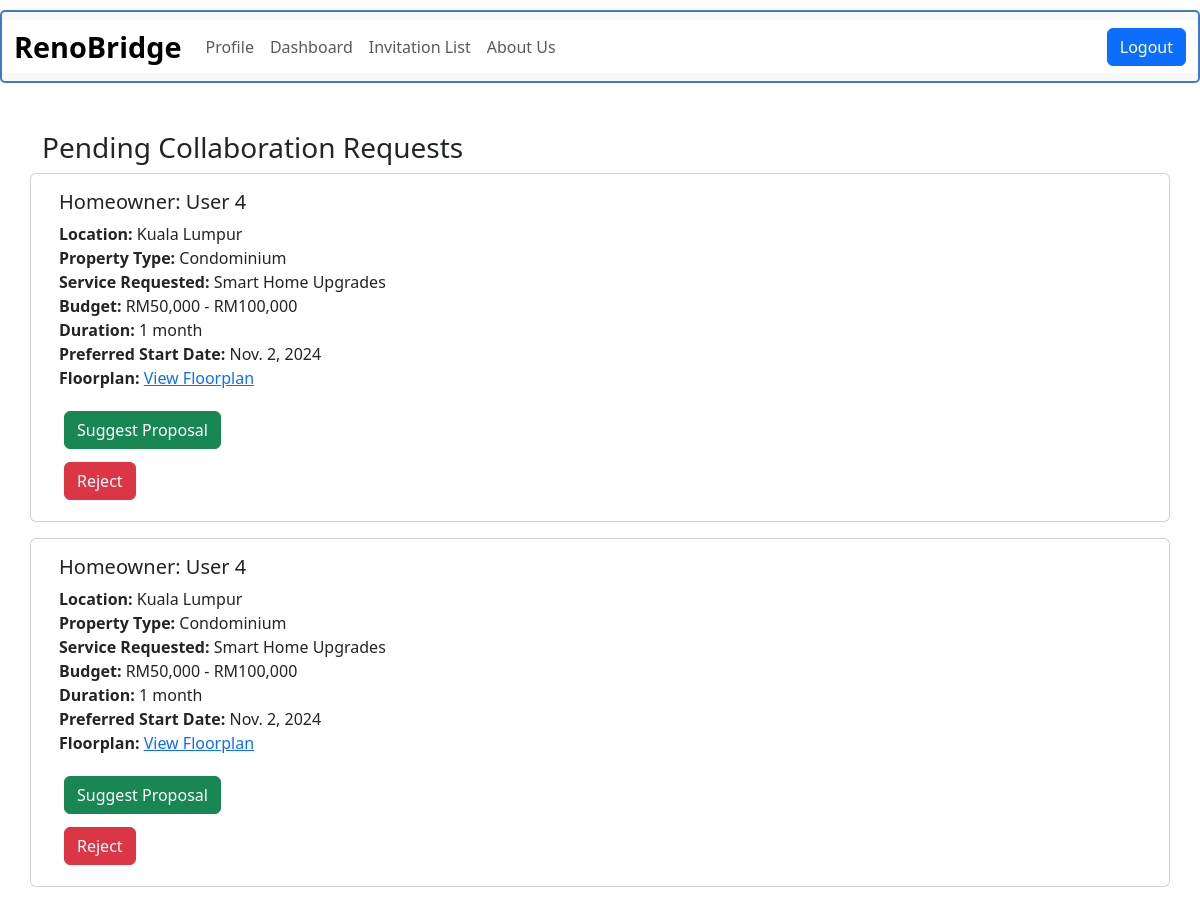
The app's page /expert_invitation_list/ (signed in) with its own data.
### renobridge/models.py (models this page shows, shortened)
class CollaborationRequest(models.Model):
    homeowner = models.ForeignKey(Homeowner, on_delete=models.CASCADE)
    contractor = models.ForeignKey(Contractor, on_delete=models.CASCADE)
    status = models.CharField(max_length=50, default="Pending")
    created_at = models.DateTimeField(auto_now_add=True)
    suggested_cost = models.DecimalField(max_digits=10, decimal_places=2, null=True, blank=True)
    suggested_duration = models.CharField(max_length=100, null=True, blank=True)
    suggested_start_date = models.DateField(null=True, blank=True)

class Homeowner(models.Model):
    user = models.OneToOneField(settings.AUTH_USER_MODEL, on_delete=models.CASCADE)
    full_name = models.CharField(max_length=200)
    location = models.CharField(max_length=100)
    property_type = models.CharField(max_length=100)
    property_size = models.CharField(max_length=100)
    preferred_style = models.CharField(max_length=100)
    services_required = models.TextField()  # Store services as comma-separated values
    budget = models.CharField(max_length=100)
    duration = models.CharField(max_length=100)
    start_date = models.DateField(null=True, blank=True)
    floorplan_img = models.ImageField(upload_to='floorplans/', blank=True, null=True)

### renobridge/views.py (the view)
# urls.py: path('expert_invitation_list/',views.expert_invitation_list, name='expert_invitation_list'),
def expert_invitation_list(request):
    contractor = request.user.contractor
    invitations = CollaborationRequest.objects.filter(contractor=contractor, status="Pending")
    return render(request, 'expert_invitation_list.html', {'invitations': invitations})

### renobridge/templates/expert_invitation_list.html (shortened to what this page needs)
{% load static %}
<!DOCTYPE html>
<html lang="en">
<head>
    <link rel="stylesheet" href="https://cdn.jsdelivr.net/npm/bootstrap@5.3.3/dist/css/bootstrap.min.css">
    <link rel="stylesheet" href="{% static 'style.css' %}">
</head>
<body>
  <nav class="navbar navbar-expand-lg bg-body-tertiary navbar-frame">
    <div class="container-fluid" style="background-color: white;">
      <a class="navbar-brand" href="{% url 'renobridge' %}">RenoBridge</a>
      <div class="collapse navbar-collapse" id="navbarSupportedContent">
        <ul class="navbar-nav me-auto mb-2 mb-lg-0">
          <li class="nav-item">
            <a class="nav-link" href="{% url 'expert_profile' request.user.id %}">Profile</a>
          </li>
          <li class="nav-item">
            <a class="nav-link" href="{% url 'expert_dashboard'%}">Dashboard</a>
          </li>
          <li class="nav-item">
            <a class="nav-link" href="{% url 'expert_invitation_list'%}">Invitation List</a>
          </li>
          <li class="nav-item">
            <a class="nav-link" href="#">About Us</a>
          </li>
        </ul>
        {% if user.is_authenticated %}
        <ul class="navbar-nav ms-auto mb-2 mb-lg-0">
          <li class="nav-item">
              <a class="btn btn-primary text-white ms-2" href="{% url 'logout' %}">Logout</a>
          </li>
        </ul>
        {% endif %}
      </div>
    </div>
</nav>
    <div class="container mt-5">
      <h3>Pending Collaboration Requests</h3>
      <div class="row">
          {% for invitation in invitations %}
          <div class="card mb-3">
              <div class="card-body">
                  <h5 class="card-title">Homeowner: {{ invitation.homeowner.full_name }}</h5>
                  <p class="card-text">
                      <strong>Location:</strong> {{ invitation.homeowner.location }}<br>
                      <strong>Property Type:</strong> {{ invitation.homeowner.property_type }}<br>
                      <strong>Service Requested:</strong> {{ invitation.homeowner.services_required }}<br>
                      <strong>Budget:</strong> {{ invitation.homeowner.budget }}<br>
                      <strong>Duration:</strong> {{ invitation.homeowner.duration }}<br>
                      <strong>Preferred Start Date:</strong> {{ invitation.homeowner.start_date }}<br>
                      {% if invitation.homeowner.floorplan_img %}
                      <strong>Floorplan:</strong>
                      <a href="{{ invitation.homeowner.floorplan_img.url }}" target="_blank">View Floorplan</a><br>
                      {% endif %}
                  </p>
                  <form method="GET" action="{% url 'suggest_proposal' invitation.id %}">
                    <button type="submit" class="btn btn-success">Suggest Proposal</button>
                  </form>
                  <form method="POST" action="{% url 'reject_proposal' invitation.id %}">
                      <button type="submit" class="btn btn-danger mt-2">Reject</button>
                  </form>
              </div>
          </div>
          {% endfor %}
      </div>
  </div>
</body>
</html>

### renobridge/static/style.css (style rules this page uses)
.navbar-frame { margin-top: 10px; border: 2px solid #417BBF; border-radius: 5px; }
.navbar-brand { font-size: 1.8rem; font-weight: bold; }

### renobridge/templates/expert_invitation_list.html (style rules this page uses)
button { margin: 5px; }

### records on screen
CollaborationRequest: homeowner.full_name "User 4", homeowner.location "Kuala Lumpur", homeowner.property_type "Condominium", homeowner.services_required "Smart Home Upgrades", homeowner.budget "RM50,000 - RM100,000", homeowner.duration "1 month", homeowner.start_date "Nov. 2, 2024"
CollaborationRequest: homeowner.full_name "User 4", homeowner.location "Kuala Lumpur", homeowner.property_type "Condominium", homeowner.services_required "Smart Home Upgrades", homeowner.budget "RM50,000 - RM100,000", homeowner.duration "1 month", homeowner.start_date "Nov. 2, 2024"
